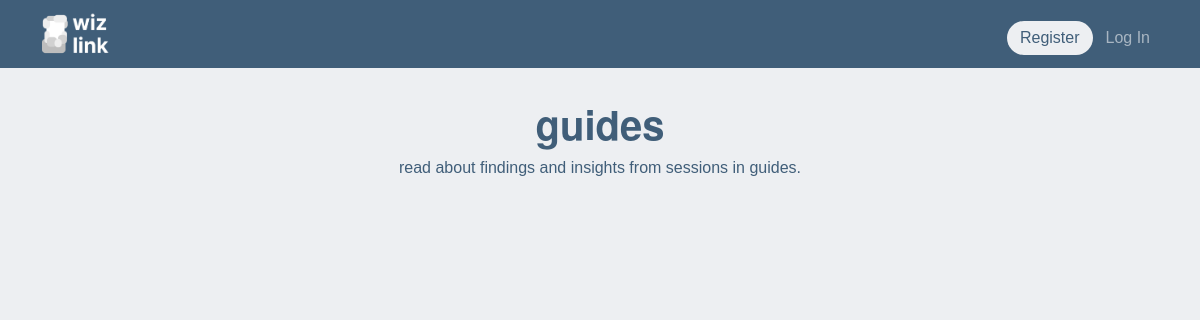
Page /guides on the earlier database version.
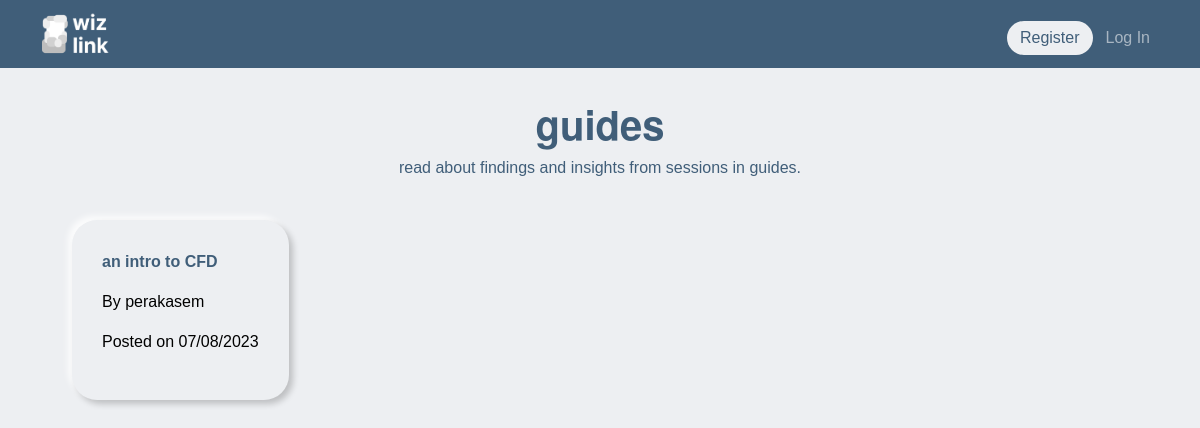
Same page on the later database version.
### tables this page shows
CREATE TABLE posts (
    post_id INTEGER PRIMARY KEY,
    user_id INTEGER,
    time TEXT,
    author TEXT,
    title TEXT,
    content TEXT
);

### app.py (the view)
@app.route("/guides")
def guides():
    posts_list = db.execute("SELECT * FROM posts ORDER BY time DESC")
    num_of_rows = len(posts_list)
    return render_template('guides.html', guides = posts_list, num_of_rows=num_of_rows)

### app.py (called while the page is built)
@app.after_request
def after_request(response):
    response.headers["Cache-Control"] = "no-cache, no-store, must-revalidate"
    response.headers["Expires"] = 0
    response.headers["Pragma"] = "no-cache"
    return response

### templates/guides.html (shortened to what this page needs)
{% extends "layout.html" %}
{% block main %}
<div class="header">
    <h1>
        <b>guides</b>
    </h1>
    <p>read about findings and insights from sessions in guides.</p>
</div>
<div class="container">
    <div style="margin-top:30px">
        <div class="row">
            {% for i in range(num_of_rows) %}
                <a href="/post/{{guides[i].post_id}}" style="width: fit-content; text-decoration:none; color: black;">
                    <div class="guides box_s" style="margin: 10px;">
                        <p class="header" style="font-weight: 800; text-align: left;">{{ guides[i].title }}</p>
                        <p>By {{ guides[i].author }}</p>
                        <p>Posted on {{ guides[i].time }}</p>
                    </div>
                </a>
            {% endfor %}
        </div>
    </div>
</div>
{% endblock %}

Differences in the rows shown:
added posts: title "an intro to CFD", author "perakasem", time "07/08/2023"
Other differences:
new list line: "By Posted on"
